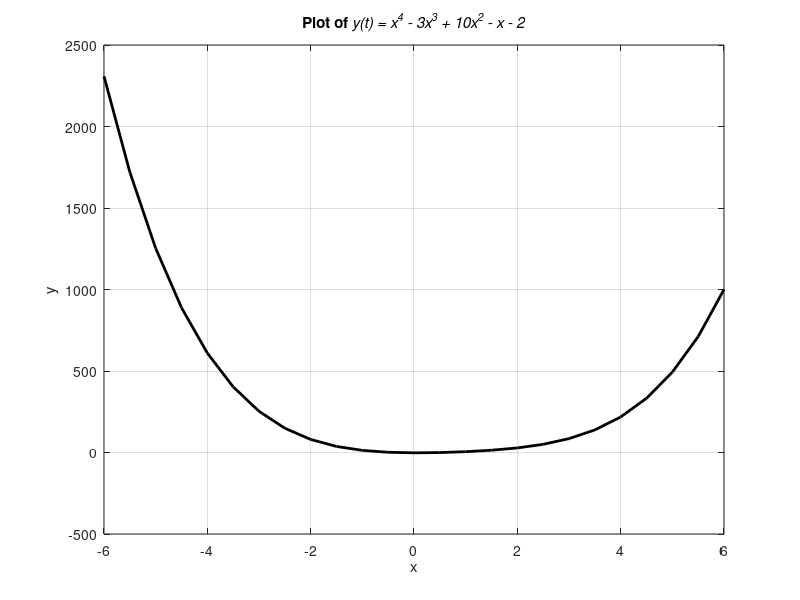

This chart was generated by the following MATLAB code:
% Problem 3.6

x = -6:0.5:6;
y = x.^4 - 3*x.^3 + 10*x.^2 -x -2;


plot(x,y, '-k', 'LineWidth',2.0);
title ('Plot of \it{y(t)} = \it{x}^{4} - \it{3x}^{3} + \it{10x}^{2} - \it{x} - \it{2}');
xlabel('x');
ylabel('y');
grid on;